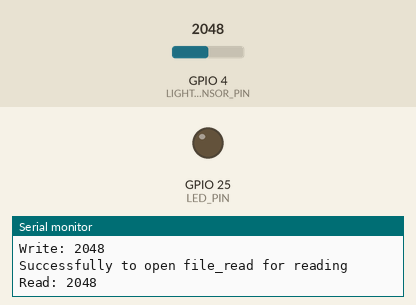
This sketch was run on a simulated ESP32. Parts: output pins drawn as LEDs (lit = HIGH), the last lines printed to the serial monitor. The inputs (shaded band) are chosen by the test bench; at power-on: GPIO 4 (LIGHT_SENSOR_PIN) = 2048. Storage starts empty.

Above: at 1.8 s.
1.9 s: GPIO 4 (LIGHT_SENSOR_PIN) set to 1029
3.4 s: GPIO 4 (LIGHT_SENSOR_PIN) set to 946
At 4.4 s:
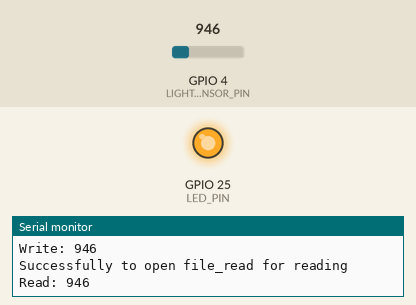
5.5 s: GPIO 4 (LIGHT_SENSOR_PIN) set to 1040
At 6.7 s:
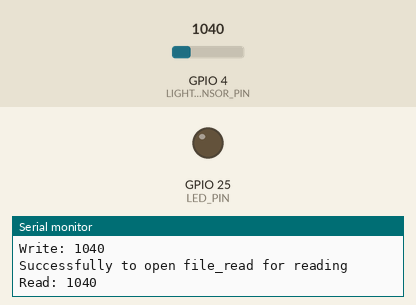
7.5 s: GPIO 4 (LIGHT_SENSOR_PIN) set to 960
At 8.7 s:
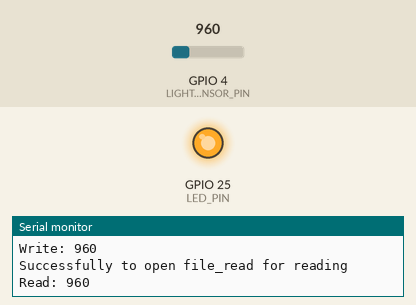
Timing chart, 0 to 10.5 s (numbered marks = the images above; inputs shaded):
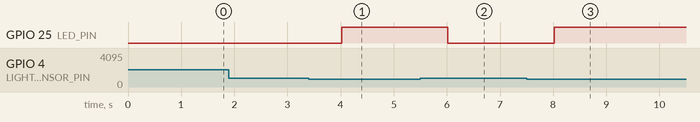

The sketch:

task1.ino
```cpp
#include "FS.h"
#include "SPIFFS.h"

const int LIGHT_SENSOR_PIN = 4;
const int LED_PIN = 25;

hw_timer_t *my_night_timer = NULL;
hw_timer_t *my_day_timer = NULL;

bool is_day = false;

void IRAM_ATTR OnNightTimer();
void IRAM_ATTR OnDayTimer();

void SetupNightTimer();
void SetupDayTimer();

void ReadFile ();
void WriteFile();

void ConvertDouble8BitTo12Bit(unsigned char high_byte, unsigned char low_byte, int &analog_value);
void Convert12BitToDouble8Bit(int analog_value, unsigned char &high_byte, unsigned char &low_byte);

void BeginSPIFFS ();
void FormatSPIFFS();

void setup()
{
  pinMode(LED_PIN, OUTPUT); // Встановлення піна LED як вихід
  digitalWrite(LED_PIN, LOW); // Встановлення початкового стану LED (низький рівень)

  Serial.begin(115200);
  while(not Serial)
  {
    delay(100);
  }
  BeginSPIFFS();
  FormatSPIFFS();

  SetupNightTimer();
  SetupDayTimer();
}

void SetupNightTimer()
{
   // Створення та налаштування таймера
  my_night_timer = timerBegin(0, 80, true); // Використання таймера 0, ділення 80 (стандартні налаштування для ESP32)
  timerAttachInterrupt(my_night_timer, &OnNightTimer, true); // Прикріплення функції onTimer до таймера
  timerAlarmWrite(my_night_timer, 1000000, true); // Встановлення інтервалу таймера на 1 секунду (в мікросекундах)
  timerAlarmEnable(my_night_timer); // Увімкнення таймера
}

void SetupDayTimer()
{
  my_day_timer = timerBegin(1, 80, true);
  timerAttachInterrupt(my_day_timer, &OnDayTimer, true);
  timerAlarmWrite(my_day_timer, 2000000, true);
  timerAlarmEnable(my_day_timer);
}

void IRAM_ATTR OnNightTimer()
{
  int analog_value = analogRead(LIGHT_SENSOR_PIN);
  if(analog_value < 1000)
  {
    digitalWrite(LED_PIN, 1);//enable led
    is_day = false;
  }
  else{
    is_day = true;
  }
}
void IRAM_ATTR OnDayTimer()
{
  int analog_value = analogRead(LIGHT_SENSOR_PIN);
  if(analog_value >= 1000)
  {
    digitalWrite(LED_PIN, 0);//disable led
    is_day = true;
  }
  else{
    is_day = false;
  }
}


void loop()
{
  //WriteFile();
  if (is_day) {
    WriteFile();
    ReadFile();
    delay(500);
  }
}

void Convert12BitToDouble8Bit(int analog_value, unsigned char &high_byte, unsigned char &low_byte)
{
  high_byte = (analog_value >> 8) & 0xFF;
  low_byte  = analog_value & 0xFF;
}

void ConvertDouble8BitTo12Bit(unsigned char high_byte, unsigned char low_byte, int &analog_value)
{
  analog_value = (high_byte << 8) | low_byte;
}

void WriteFile()
{
  if(is_day)
  {
    File file_write = SPIFFS.open("/test.txt", "w");
    if(!file_write)
    {
      Serial.println("Failed to open file_write for reading");
      return;
    }
    else
    {
      Serial.println("Successfully to open file_write for writing");
    }

    const int analog_value = analogRead(LIGHT_SENSOR_PIN);
    Serial.print("Write: ");
    Serial.println(analog_value);

    unsigned char high_byte = 0U;
    unsigned char low_byte  = 0U;
    Convert12BitToDouble8Bit(analog_value, high_byte, low_byte);

    file_write.write(high_byte);
    file_write.write(low_byte);

    file_write.close();
  }
}

void ReadFile()
{
  if(is_day)
  {
    File file_read = SPIFFS.open("/test.txt", "r");
    if(!file_read)
    {
      Serial.println("Failed to open file_read for reading");
      return;
    }
    else
    {
      Serial.println("Successfully to open file_read for reading");
    }

    const unsigned char high_byte = file_read.read();
    const unsigned char low_byte  = file_read.read();

    int analog_value = 0;
    ConvertDouble8BitTo12Bit(high_byte, low_byte, analog_value);

    Serial.print("Read: ");
    Serial.println(analog_value);

    file_read.close();
  }
}

void BeginSPIFFS()
{
  if(SPIFFS.begin(true))
  {
    Serial.println("Successfully begin SPIFFS");
  }
  else
  {
    Serial.println("An Error has occurred while mounting SPIFFS");
    return;
  }
}

void FormatSPIFFS()
{
  bool formatted = SPIFFS.format();
  if(formatted)
  {
    Serial.println("SPIFFS formatted successfully");
  }
  else
  {
    Serial.println("Error formatting");
    return;
  }
}
```

Measured:
- the behaviour switches between 1000 and 999 on GPIO 4 (LIGHT_SENSOR_PIN) (found by bisection; images 0 and 1)
- after the input at 3.4 s, GPIO 25 (LED_PIN): LOW → HIGH after 0.62 s
- after the input at 5.5 s, GPIO 25 (LED_PIN): HIGH → LOW after 0.52 s
- after the input at 7.5 s, GPIO 25 (LED_PIN): LOW → HIGH after 0.52 s
